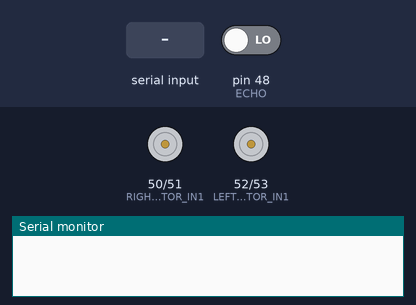
This sketch was run on a simulated Arduino Mega 2560, built with avr-gcc and run on an emulated ATmega2560. Parts: motor-driver pin pairs drawn as motors (green arrow = first pin HIGH = forward, orange = second pin HIGH = backward, longer = more drive, scaled by the enable pin), the last lines printed to the serial monitor. The inputs (shaded band) are chosen by the test bench; at power-on: pin 48 (ECHO) LOW.

Above: at 1.2 s.
1.3 s: "D" received over the second serial link
At 2.8 s:
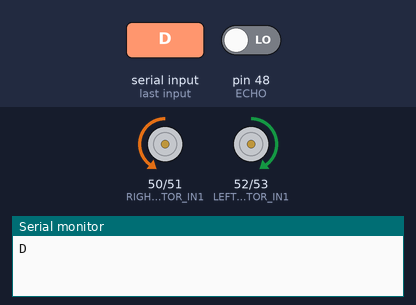
4.5 s: "R" received over the second serial link
At 5.4 s:
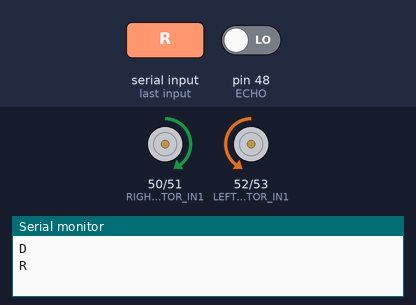
6.5 s: "Left" received over the second serial link
At 7.9 s:
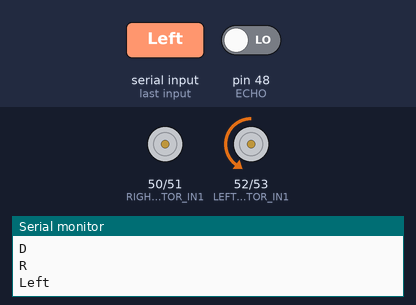
8.6 s: "Right" received over the second serial link
At 9.17 s:
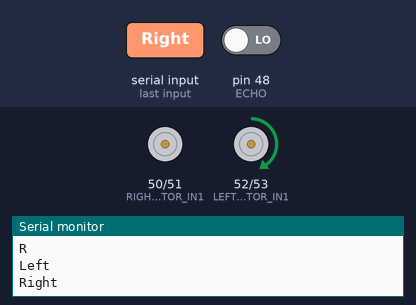
10.7 s: "Speed_2" received over the second serial link
12.7 s: "Speed_3" received over the second serial link
Timing chart, 0 to 15.7 s (numbered marks = the images above; inputs shaded):
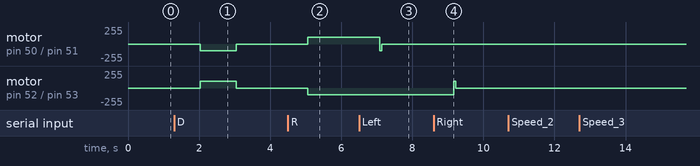

Measured:
- after the input at 1.3 s, motor on pin 50 (RIGHT_MOTOR_IN1) / pin 51 (RIGHT_MOTOR_IN2): stopped → backward 100/255 after 0.73 s, → stopped 1.0 s later; motor on pin 52 (LEFT_MOTOR_IN1) / pin 53 (LEFT_MOTOR_IN2): stopped → forward 100/255 after 0.73 s, → stopped 1.0 s later
- after the input at 4.5 s, motor on pin 50 (RIGHT_MOTOR_IN1) / pin 51 (RIGHT_MOTOR_IN2): stopped → forward 100/255 after 0.56 s; motor on pin 52 (LEFT_MOTOR_IN1) / pin 53 (LEFT_MOTOR_IN2): stopped → backward 100/255 after 0.56 s
- after the input at 6.5 s, motor on pin 50 (RIGHT_MOTOR_IN1) / pin 51 (RIGHT_MOTOR_IN2): forward 100/255 → backward 100/255 after 0.58 s, → stopped 0.06 s later
- after the input at 8.6 s, motor on pin 52 (LEFT_MOTOR_IN1) / pin 53 (LEFT_MOTOR_IN2): backward 100/255 → forward 100/255 after 0.56 s, → stopped 0.06 s later

The sketch:

Arduino_BlueSerialCar.ino
```cpp
#include "motor.h"
#include "HC_SR04.h"
#include "soft_serial.h"

SoftwareSerial softSerial(SOFT_RX, SOFT_TX);
int speeds[3] = {100, 175, 250};
int currentSpeed = speeds[0];
// 0 safe to go, 1 stop.
int collisionAvoidanceFlag = 0;
int isCurrentStatusD = 0;
void setup() {
	// Initialize hard serial.
	Serial.begin(9600);
	// Initialize soft serial.
	softSerial.begin(9600);
	// Initialize motors.
	initMotors();
	analogWrite(RIGHT_PWM, currentSpeed);
	analogWrite(LEFT_PWM, currentSpeed);
	// Initialize HC_SR04
	initHC_SR04();
}

void loop() {
	// Uncomment to enable Loopback test(comment all other codes in loop()).
	// loopBackTest();

	startHC_SR04();
	if (distance < 30 && isCurrentStatusD)
	{
		stop();
		collisionAvoidanceFlag = 1;
	} else {
		collisionAvoidanceFlag = 0;
	}

	// Get message from HC-0x.
	String cmd = soft_RX_getMessage();
	if (cmd != "")
	{
		// Uncomment to forward cmd to TX(monitor), so we can see what was received from SOFT_RX.
		Serial.println(cmd);

		if (cmd == "D" && collisionAvoidanceFlag != 1)
		{
			forward();
			isCurrentStatusD = 1;
		} else if (cmd == "R")
		{
			back();
			isCurrentStatusD = 0;
		} else if (cmd == "Left" && collisionAvoidanceFlag != 1)
		{
			turnLeft();
		} else if (cmd == "Right" && collisionAvoidanceFlag != 1)
		{
			turnRight();
		} else if (cmd == "P")
		{
			stop();
			isCurrentStatusD = 0;
		} else if (cmd == "Speed_1")
		{
			currentSpeed = speeds[0];
			analogWrite(RIGHT_PWM, currentSpeed);
			analogWrite(LEFT_PWM, currentSpeed);
			Serial.print("currentSpeed: ");
			Serial.println(currentSpeed);
		} else if (cmd == "Speed_2")
		{
			currentSpeed = speeds[1];
			analogWrite(RIGHT_PWM, currentSpeed);
			analogWrite(LEFT_PWM, currentSpeed);
			Serial.print("currentSpeed: ");
			Serial.println(currentSpeed);
		} else if (cmd == "Speed_3")
		{
			currentSpeed = speeds[2];
			analogWrite(RIGHT_PWM, currentSpeed);
			analogWrite(LEFT_PWM, currentSpeed);
			Serial.print("currentSpeed: ");
			Serial.println(currentSpeed);
		} else {
			Serial.println("Something went wrong: "+cmd);;
		}
	}
	cmd = "";
	delay(10);
}

String soft_RX_getMessage(){
	String s_msg = "";
	char a;
	while(softSerial.available()) {
		a = softSerial.read();
		s_msg+=String(a);
	}
	return s_msg;
}

void loopBackTest() {
	// Initialize hard serial.
	Serial.begin(9600);
	softSerial.println("biu");
	Serial.println(RX_getMessage());
	delay(1000);
}

String RX_getMessage(){
	String msg = "";
	char a;

	while(Serial.available()) {
		a = Serial.read();
		msg+=String(a);
	}
	return msg;
}
```

HC_SR04.h
```cpp
#define TRIG 49
#define ECHO 48
#define SONIC 0.034

long duration;
int distance;

void initHC_SR04 () {
	pinMode(TRIG, OUTPUT);
	pinMode(ECHO, INPUT);
}

// Must be placed in loop().
void startHC_SR04 () {
	digitalWrite(TRIG, LOW);
	delayMicroseconds(2);

	digitalWrite(TRIG, HIGH);
	delayMicroseconds(10);

	duration = pulseIn(ECHO, HIGH);
	distance = duration * SONIC/2;
}
```

motor.cpp
```cpp
#include "motor.h"

void initMotors() {
	delay(10);
	pinMode(RIGHT_MOTOR_IN1, OUTPUT);
	pinMode(RIGHT_MOTOR_IN2, OUTPUT);
	pinMode(LEFT_MOTOR_IN1, OUTPUT);
	pinMode(LEFT_MOTOR_IN2, OUTPUT);
	pinMode(RIGHT_PWM, OUTPUT);
	pinMode(LEFT_PWM, OUTPUT);
	delay(10);
}

void rightForward() {
	digitalWrite(RIGHT_MOTOR_IN1, LOW);
	digitalWrite(RIGHT_MOTOR_IN2, HIGH);
}

void rightBack() {
	digitalWrite(RIGHT_MOTOR_IN1, HIGH);
	digitalWrite(RIGHT_MOTOR_IN2, LOW);
}

void leftForward() {
	digitalWrite(LEFT_MOTOR_IN1, HIGH);
	digitalWrite(LEFT_MOTOR_IN2, LOW);
}

void leftBack() {
	digitalWrite(LEFT_MOTOR_IN1, LOW);
	digitalWrite(LEFT_MOTOR_IN2, HIGH);
}

void forward() {
	rightForward();
	leftForward();
}

void back() {
	rightBack();
	leftBack();
}

void turnLeft() {
	rightForward();
	delay(60);
	rightStop();
}

void turnRight() {
	leftForward();
	delay(60);
	leftStop();
}

void leftStop() {
	digitalWrite(LEFT_MOTOR_IN1, LOW);
	digitalWrite(LEFT_MOTOR_IN2, LOW);
}

void rightStop() {
	digitalWrite(RIGHT_MOTOR_IN1, LOW);
	digitalWrite(RIGHT_MOTOR_IN2, LOW);
}

void stop() {
	leftStop();
	rightStop();
}
```

motor.h
```cpp
#include <Arduino.h>

#define RIGHT_PWM			3
#define LEFT_PWM			2
#define RIGHT_MOTOR_IN1		50
#define RIGHT_MOTOR_IN2		51
#define LEFT_MOTOR_IN1		52
#define LEFT_MOTOR_IN2		53

void initMotors();
void rightForward();
void rightBack();
void leftForward();
void leftBack();

void forward();
void back();
void turnLeft();
void turnRight();

void leftStop();
void rightStop();
void stop();
```

soft_serial.h
```cpp
#include <Arduino.h>
#include <SoftwareSerial.h>

#define SOFT_RX	10
#define SOFT_TX	11
```
